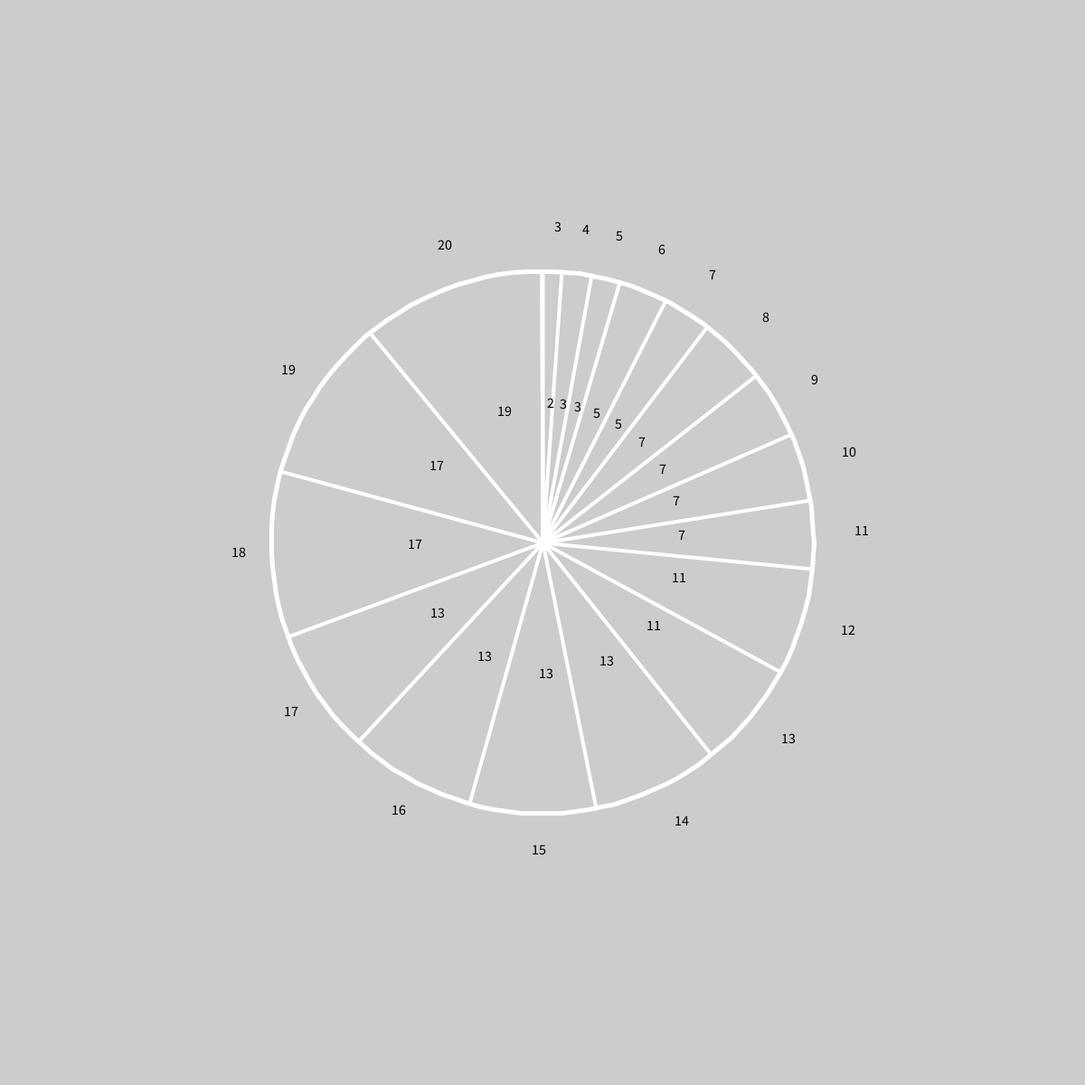
Frame 1 (no input)
Frame 60 (the mouse pressed at the canvas centre just before this capture): identical to frame 1, image omitted
Frame 120 (the mouse held since frame 60 and released just before this capture): identical to frame 1, image omitted

The Processing sketch that drew this single still picture (run headless with seeded random() and noise(); from frame 60 on, the mouse is pressed at the canvas centre):

// Processing sketch: Order
// ── Order.pde
final static int[] stackOne = new int[] { 0, 1, 2, 3, 4, 5, 6, 7, 8, 9, 10, 11, 12, 13, 14, 15, 16, 17, 18, 19, 20 };
final static int[] stackTwo = new int[] { 0, 0, 0, 2, 3, 3, 5, 5, 7, 7, 7 ,  7, 11, 11, 13, 13, 13, 13, 17, 17, 19 };

final static int stackOneMax = 10;
final static int stackTwoMax = 10;

final static int scale = 300;

final DisplayType type = DisplayType.PIE_CHAR;

boolean stackOneExtra;

void setup() {
  size(1200, 1200);

  if (stackOne.length != stackTwo.length) return;

  stackOneExtra = (stackOne[0] == 0);

  translate(width / 2, height / 2);

  switch (type) {
  case GRAPH: 
    drawGraph();
    break;
  case TABLE:
    drawTable();
    break;
  case PIE_CHAR:
    drawPieChar();
    break;
  }
}

void draw() {
}

void drawGraph() {
  stroke(255);
  strokeWeight(4);
  translate(-(stackOne.length / 2 * scale) - (scale / 2) + ((stackOneExtra) ? scale : 0), stackTwoMax / 2 * scale);
  line(0, 0, stackOne.length * scale - ((stackOneExtra) ? scale : 0), 0); 
  line(0, 0, 0, -(stackTwoMax * scale));

  int j = 0;
  for (int key : stackOne) {
    stroke(128);
    strokeWeight(7);
    point(key * scale, -(stackTwo[j] * scale));

    j++;
  }

  for (int i = 0; i <= stackOneMax; i++) {
    textSize(20);
    fill(51);
    text(i, i * scale, scale);
  }
  for (int i = 0; i <= stackTwoMax; i++) {
    textSize(16);
    fill(51);
    text(i, -scale, -(i * scale));
  }
}

void drawTable() {
  stroke(255);
  strokeWeight(4);
  translate(-(stackOne.length / 2 * scale) - (scale / 2) + ((!stackOneExtra) ? scale : 0) + scale / 2, scale);

  for (int i = 0; i <= stackOne.length; i++) {
    line(i * scale, 0, i * scale, -(scale * 2));
  }
  line(0, 0, (stackOne.length * scale) - ((!stackOneExtra) ? scale : 0), 0);
  line(0, -scale, (stackOne.length * scale) - ((!stackOneExtra) ? scale : 0), -scale);
  line(0, -scale*2, (stackOne.length * scale) - ((!stackOneExtra) ? scale : 0), -scale*2);

  int j = 0;
  int fontSize = 24;
  for (int key : stackOne) {
    fill(51);
    textSize(fontSize);
    text(stackTwo[j], scale * j + scale / 2 - fontSize / 10 - fontSize / 4.5 - (new String(""+stackTwo[j]).length() - 1 * 0.5), -scale / 2 + fontSize / 10 + fontSize / 4.5);
    text(key, scale * j + scale / 2 - fontSize / 10 - fontSize / 4.5 + (new String(""+key).length() - 1 * fontSize / 4), -scale / 2 + fontSize / 10 + fontSize / 4.5 - scale);
    j++;
  }

  // (scale * 1.5 * j) - (( -1.1fontSize ) / 9)
  // -scale / 2 + (-1.1 * fontSize) / 9
}

void drawPieChar() {
  float sum = 0;
  for (int val : stackTwo) {
    sum += val;
  }

  float angle = -HALF_PI;
  float spacing = TWO_PI / sum;
  println("Sum: "+sum, "Spacing:"+degrees(spacing));

  int j = 0;
  for (int val : stackTwo) {
    float pAngle = angle;
    angle += val * spacing;
    float x = scale * cos(angle);
    float y = scale * sin(angle);
    stroke(255);
    strokeWeight(4);
    line(0, 0, x, y);
    float a = angle - (angle - pAngle) / 2;
    x = (scale / 2) * cos(a);
    y = (scale / 2) * sin(a);
    fill(0);
    textSize(16);
    if (val != 0) {
      text(val, x, y);
    }
    x = (scale * 1.15) * cos(a);
    y = (scale * 1.15) * sin(a);
    if (val != 0) {
      text(stackOne[j], x, y);
    }
    
    j++;
  }

  noFill();
  strokeWeight(5);
  beginShape();
  for (float a = 0; a < TWO_PI; a += 0.05) {
    float x = scale * cos(a);
    float y = scale * sin(a);
    vertex(x, y);
  }
  endShape(CLOSE);
}


void keyPressed() {
  print(type);
  save("result-"+type+".png"); 
}

// ── DisplayType.pde
enum DisplayType {
  
  GRAPH, TABLE, PIE_CHAR
}
